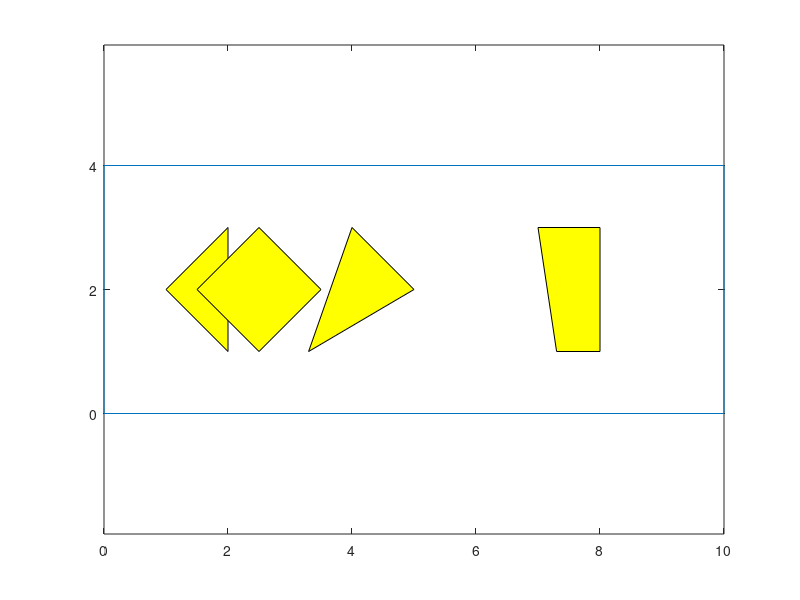

Source code (MATLAB): (Note: this script raises an error after producing the figure.)
clear
close all
%% test 1: the same as the lecture note
% bounds=[-10 15 15 -10;-10 -10 10 10];
% CB={[0 2 3 2 0 -1;-7 -7 -5 -3 -3 -5],[0 0 1 2 3 3;3 2 0 0 2 3]};
% qI=[-5;4]; qG=[10;-8];
% qI=[2;8]; qG=[10;-8];
% qI=[0.9;-2.5]; qG=[10;-8];
% qI=[-10;0]; qG=[15;0];
% qI=[-1;2.5]; qG=[3;-7.5];
%% test 2: this test case is a bit tricky
bounds=[0 10 10 0;0 0 4 4];
CB={[1 2 2;2 1 3],[3-1.5 4-1.5 5-1.5 4-1.5;2 1 2 3],[3.3 5 4;1 2 3],[7.3 8 8 7;1 1 3 3]};
qI=[0.5;0.5]; qG=[9.5;3.5];
% qI=[3;1]; qG=[8.8;1.5];

%% Plot
plot([bounds(1,:),bounds(1,1)],[bounds(2,:),bounds(2,1)]);
axis equal
hold on
for i=1:size(CB,2)
    Cpatch=CB{1,i};
    patch(Cpatch(1,:),Cpatch(2,:),'yellow')
end
%% TODO: implement your vertical cell decomposition algorithm
VCD = @ vertical_cell_decomposition_brute;
[V,G,ninit,ngoal, gr] = VCD(qI,qG,CB,bounds);
    
plot(V(1,:),V(2,:),'o','MarkerFaceColor','black')
for i=1:size(G,2)
    for j=1:size(G,2)
        if G(i,j)~=inf&&G(i,j)~=0
            plot([V(1,i),V(1,j)],[V(2,i),V(2,j)],'black')
        end
    end
end

plot(V(1,ninit),V(2,ninit),'d','MarkerFaceColor','green')
plot(V(1,ngoal),V(2,ngoal),'s','MarkerFaceColor','red')

hold off